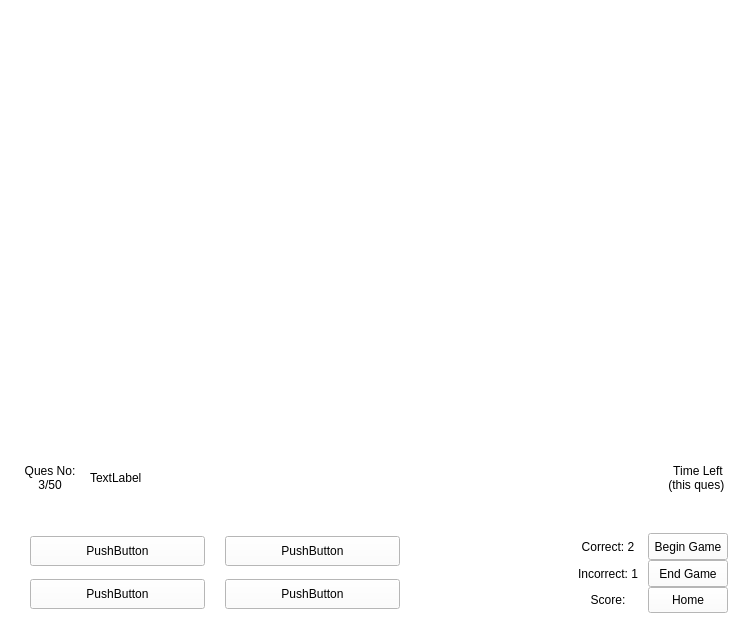
<?xml version="1.0" encoding="UTF-8"?>
<ui version="4.0">
 <class>MainWindow</class>
 <widget class="QMainWindow" name="MainWindow">
  <property name="geometry">
   <rect>
    <x>0</x>
    <y>0</y>
    <width>748</width>
    <height>636</height>
   </rect>
  </property>
  <property name="windowTitle">
   <string>MainWindow</string>
  </property>
  <property name="styleSheet">
   <string notr="true">background-color: rgb(255, 255, 255);</string>
  </property>
  <widget class="QWidget" name="centralwidget">
   <layout class="QGridLayout" name="gridLayout">
    <property name="leftMargin">
     <number>0</number>
    </property>
    <property name="topMargin">
     <number>0</number>
    </property>
    <property name="rightMargin">
     <number>0</number>
    </property>
    <property name="bottomMargin">
     <number>0</number>
    </property>
    <item row="0" column="0">
     <layout class="QVBoxLayout" name="verticalLayout">
      <property name="spacing">
       <number>20</number>
      </property>
      <property name="leftMargin">
       <number>20</number>
      </property>
      <property name="topMargin">
       <number>20</number>
      </property>
      <property name="rightMargin">
       <number>20</number>
      </property>
      <property name="bottomMargin">
       <number>20</number>
      </property>
      <item>
       <widget class="QLabel" name="game_screen_label">
        <property name="minimumSize">
         <size>
          <width>700</width>
          <height>400</height>
         </size>
        </property>
        <property name="maximumSize">
         <size>
          <width>700</width>
          <height>400</height>
         </size>
        </property>
        <property name="focusPolicy">
         <enum>Qt::StrongFocus</enum>
        </property>
        <property name="styleSheet">
         <string notr="true"/>
        </property>
        <property name="lineWidth">
         <number>0</number>
        </property>
        <property name="text">
         <string/>
        </property>
       </widget>
      </item>
      <item>
       <layout class="QHBoxLayout" name="horizontalLayout_2">
        <property name="spacing">
         <number>10</number>
        </property>
        <property name="topMargin">
         <number>0</number>
        </property>
        <item>
         <widget class="QLabel" name="ques_no_label">
          <property name="minimumSize">
           <size>
            <width>60</width>
            <height>70</height>
           </size>
          </property>
          <property name="maximumSize">
           <size>
            <width>60</width>
            <height>70</height>
           </size>
          </property>
          <property name="text">
           <string>Ques No:  3/50</string>
          </property>
          <property name="alignment">
           <set>Qt::AlignCenter</set>
          </property>
          <property name="wordWrap">
           <bool>true</bool>
          </property>
         </widget>
        </item>
        <item>
         <widget class="QLabel" name="question_label">
          <property name="minimumSize">
           <size>
            <width>0</width>
            <height>70</height>
           </size>
          </property>
          <property name="maximumSize">
           <size>
            <width>16777215</width>
            <height>70</height>
           </size>
          </property>
          <property name="text">
           <string>TextLabel</string>
          </property>
          <property name="wordWrap">
           <bool>true</bool>
          </property>
         </widget>
        </item>
        <item>
         <widget class="QLabel" name="time_left_label">
          <property name="minimumSize">
           <size>
            <width>60</width>
            <height>70</height>
           </size>
          </property>
          <property name="maximumSize">
           <size>
            <width>60</width>
            <height>70</height>
           </size>
          </property>
          <property name="text">
           <string>Time Left (this ques) </string>
          </property>
          <property name="alignment">
           <set>Qt::AlignCenter</set>
          </property>
          <property name="wordWrap">
           <bool>true</bool>
          </property>
         </widget>
        </item>
       </layout>
      </item>
      <item>
       <layout class="QHBoxLayout" name="horizontalLayout">
        <property name="spacing">
         <number>0</number>
        </property>
        <property name="leftMargin">
         <number>0</number>
        </property>
        <property name="topMargin">
         <number>0</number>
        </property>
        <property name="rightMargin">
         <number>0</number>
        </property>
        <property name="bottomMargin">
         <number>0</number>
        </property>
        <item>
         <layout class="QVBoxLayout" name="verticalLayout_2">
          <property name="spacing">
           <number>10</number>
          </property>
          <property name="leftMargin">
           <number>10</number>
          </property>
          <property name="rightMargin">
           <number>10</number>
          </property>
          <item>
           <widget class="QPushButton" name="option_a">
            <property name="minimumSize">
             <size>
              <width>175</width>
              <height>30</height>
             </size>
            </property>
            <property name="text">
             <string>PushButton</string>
            </property>
           </widget>
          </item>
          <item>
           <widget class="QPushButton" name="option_c">
            <property name="minimumSize">
             <size>
              <width>175</width>
              <height>30</height>
             </size>
            </property>
            <property name="text">
             <string>PushButton</string>
            </property>
           </widget>
          </item>
         </layout>
        </item>
        <item>
         <layout class="QVBoxLayout" name="verticalLayout_3">
          <property name="spacing">
           <number>10</number>
          </property>
          <property name="leftMargin">
           <number>10</number>
          </property>
          <item>
           <widget class="QPushButton" name="option_b">
            <property name="minimumSize">
             <size>
              <width>175</width>
              <height>30</height>
             </size>
            </property>
            <property name="text">
             <string>PushButton</string>
            </property>
           </widget>
          </item>
          <item>
           <widget class="QPushButton" name="option_d">
            <property name="minimumSize">
             <size>
              <width>175</width>
              <height>30</height>
             </size>
            </property>
            <property name="text">
             <string>PushButton</string>
            </property>
           </widget>
          </item>
         </layout>
        </item>
        <item>
         <spacer name="horizontalSpacer">
          <property name="orientation">
           <enum>Qt::Horizontal</enum>
          </property>
          <property name="sizeHint" stdset="0">
           <size>
            <width>40</width>
            <height>20</height>
           </size>
          </property>
         </spacer>
        </item>
        <item>
         <layout class="QVBoxLayout" name="verticalLayout_4">
          <property name="spacing">
           <number>0</number>
          </property>
          <property name="leftMargin">
           <number>0</number>
          </property>
          <item>
           <widget class="QLabel" name="correct_label">
            <property name="minimumSize">
             <size>
              <width>80</width>
              <height>27</height>
             </size>
            </property>
            <property name="maximumSize">
             <size>
              <width>80</width>
              <height>27</height>
             </size>
            </property>
            <property name="text">
             <string>Correct: 2</string>
            </property>
            <property name="alignment">
             <set>Qt::AlignCenter</set>
            </property>
            <property name="wordWrap">
             <bool>true</bool>
            </property>
           </widget>
          </item>
          <item>
           <widget class="QLabel" name="incorrect_label">
            <property name="minimumSize">
             <size>
              <width>80</width>
              <height>27</height>
             </size>
            </property>
            <property name="maximumSize">
             <size>
              <width>80</width>
              <height>27</height>
             </size>
            </property>
            <property name="text">
             <string>Incorrect: 1</string>
            </property>
            <property name="alignment">
             <set>Qt::AlignCenter</set>
            </property>
            <property name="wordWrap">
             <bool>true</bool>
            </property>
           </widget>
          </item>
          <item>
           <widget class="QLabel" name="score_label">
            <property name="minimumSize">
             <size>
              <width>80</width>
              <height>26</height>
             </size>
            </property>
            <property name="maximumSize">
             <size>
              <width>80</width>
              <height>26</height>
             </size>
            </property>
            <property name="text">
             <string>Score:</string>
            </property>
            <property name="alignment">
             <set>Qt::AlignCenter</set>
            </property>
            <property name="wordWrap">
             <bool>true</bool>
            </property>
           </widget>
          </item>
         </layout>
        </item>
        <item>
         <layout class="QVBoxLayout" name="verticalLayout_5">
          <property name="spacing">
           <number>0</number>
          </property>
          <property name="leftMargin">
           <number>0</number>
          </property>
          <item>
           <widget class="QPushButton" name="begin_button">
            <property name="minimumSize">
             <size>
              <width>80</width>
              <height>27</height>
             </size>
            </property>
            <property name="maximumSize">
             <size>
              <width>80</width>
              <height>27</height>
             </size>
            </property>
            <property name="text">
             <string>Begin Game</string>
            </property>
           </widget>
          </item>
          <item>
           <widget class="QPushButton" name="end_button">
            <property name="minimumSize">
             <size>
              <width>0</width>
              <height>27</height>
             </size>
            </property>
            <property name="maximumSize">
             <size>
              <width>16777215</width>
              <height>27</height>
             </size>
            </property>
            <property name="text">
             <string>End Game</string>
            </property>
           </widget>
          </item>
          <item>
           <widget class="QPushButton" name="home_button">
            <property name="minimumSize">
             <size>
              <width>80</width>
              <height>26</height>
             </size>
            </property>
            <property name="maximumSize">
             <size>
              <width>80</width>
              <height>26</height>
             </size>
            </property>
            <property name="text">
             <string>Home</string>
            </property>
           </widget>
          </item>
         </layout>
        </item>
       </layout>
      </item>
     </layout>
    </item>
   </layout>
  </widget>
 </widget>
 <resources/>
 <connections/>
</ui>
